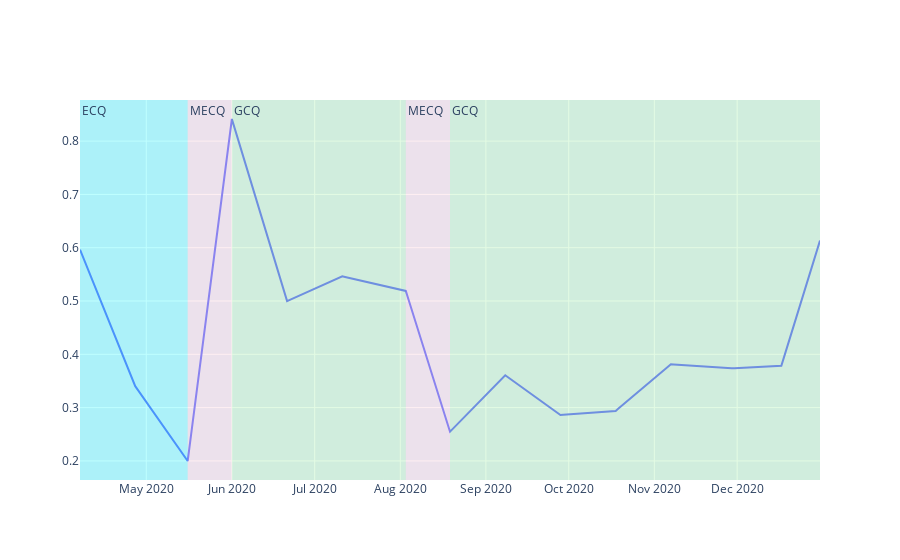

Notebook code for this chart:
### Code cell
#Plot "transmission modifier"
domain = [m.times.min(),m.times.max()]
dates = res.derived_outputs.notifications.keys()
if transmission_modifier_mode == 'pcwise_constant':
    f = helper.get_pcwise_transmission_modifier(mle_params,num_breakpts)
elif transmission_modifier_mode == 'sigmoidal':
    f = helper.get_sigmoidal_transmission_modifier([m.times.min(),m.times.max()],mle_params,num_breakpts)
else:
    f = helper.get_linear_interp_transmission_modifier([m.times.min(),m.times.max()],mle_params,num_breakpts)
xlist = np.linspace(domain[0], domain[1], num = len(dates))
ylist = f(xlist)
fig = go.Figure()
fig = fig.add_trace(go.Scatter(x = dates, y=ylist, name = "transmission modifier"))
fig.add_vrect(x0="2020-04-07", x1="2020-05-16", 
              annotation_text="ECQ", annotation_position="top left",
              fillcolor="aqua", opacity=0.25, line_width=0)
fig.add_vrect(x0="2020-05-16", x1="2020-06-01", 
              annotation_text="MECQ", annotation_position="top left",
              fillcolor="pink", opacity=0.25, line_width=0)
fig.add_vrect(x0="2020-06-01", x1="2020-08-03", 
              annotation_text="GCQ", annotation_position="top left",
              fillcolor="lightgreen", opacity=0.25, line_width=0)
fig.add_vrect(x0="2020-08-03", x1="2020-08-19", 
              annotation_text="MECQ", annotation_position="top left",
              fillcolor="pink", opacity=0.25, line_width=0)
fig.add_vrect(x0="2020-08-19", x1="2020-12-31", 
              annotation_text="GCQ", annotation_position="top left",
              fillcolor="lightgreen", opacity=0.25, line_width=0)
fig.show()

### Figure 1 — Plotly figure (JSON) as saved in the notebook; plotly's stock layout.template omitted (floating-point values rounded to 4 significant figures; data arrays with more than 128 entries replaced by an {"elided": "..."} marker saying what was removed)
{"data": [{"name": "transmission modifier", "type": "scatter", "x": {"elided": "269 str values"}, "y": {"elided": "269 float values"}}], "layout": {"annotations": [{"showarrow": false, "text": "ECQ", "x": "2020-04-07", "xanchor": "left", "xref": "x", "y": 1, "yanchor": "top", "yref": "y domain"}, {"showarrow": false, "text": "MECQ", "x": "2020-05-16", "xanchor": "left", "xref": "x", "y": 1, "yanchor": "top", "yref": "y domain"}, {"showarrow": false, "text": "GCQ", "x": "2020-06-01", "xanchor": "left", "xref": "x", "y": 1, "yanchor": "top", "yref": "y domain"}, {"showarrow": false, "text": "MECQ", "x": "2020-08-03", "xanchor": "left", "xref": "x", "y": 1, "yanchor": "top", "yref": "y domain"}, {"showarrow": false, "text": "GCQ", "x": "2020-08-19", "xanchor": "left", "xref": "x", "y": 1, "yanchor": "top", "yref": "y domain"}], "shapes": [{"fillcolor": "aqua", "line": {"width": 0}, "opacity": 0.25, "type": "rect", "x0": "2020-04-07", "x1": "2020-05-16", "xref": "x", "y0": 0, "y1": 1, "yref": "y domain"}, {"fillcolor": "pink", "line": {"width": 0}, "opacity": 0.25, "type": "rect", "x0": "2020-05-16", "x1": "2020-06-01", "xref": "x", "y0": 0, "y1": 1, "yref": "y domain"}, {"fillcolor": "lightgreen", "line": {"width": 0}, "opacity": 0.25, "type": "rect", "x0": "2020-06-01", "x1": "2020-08-03", "xref": "x", "y0": 0, "y1": 1, "yref": "y domain"}, {"fillcolor": "pink", "line": {"width": 0}, "opacity": 0.25, "type": "rect", "x0": "2020-08-03", "x1": "2020-08-19", "xref": "x", "y0": 0, "y1": 1, "yref": "y domain"}, {"fillcolor": "lightgreen", "line": {"width": 0}, "opacity": 0.25, "type": "rect", "x0": "2020-08-19", "x1": "2020-12-31", "xref": "x", "y0": 0, "y1": 1, "yref": "y domain"}]}}
